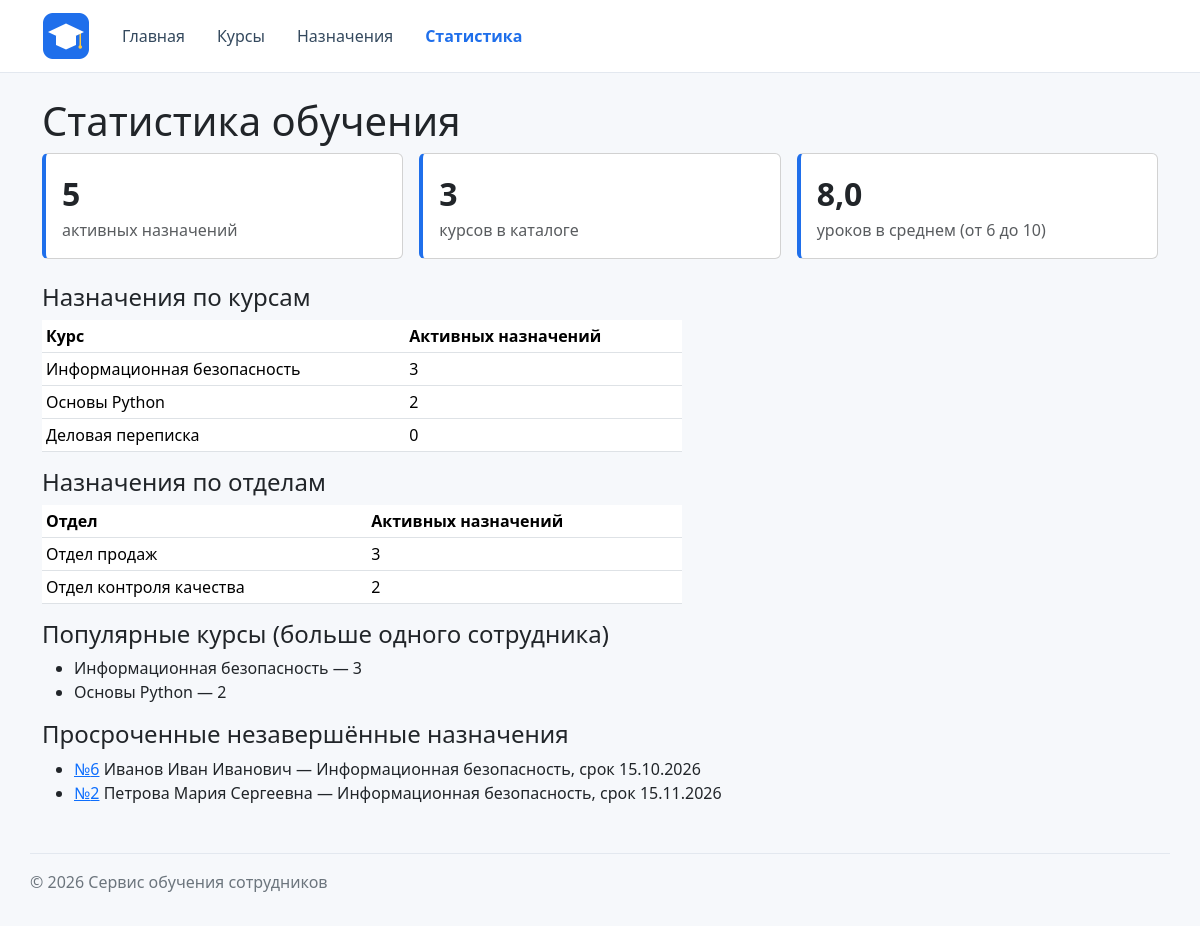
The page /enrollments/statistics/ on the database its author committed.
### enrollments/views.py (the view)
# urls.py: path("statistics/", views.statistics, name="statistics"),
def statistics(request):
    summary = fetch_one(
        """
        SELECT
            COUNT(*) AS courses_count,
            MIN(total_lessons) AS min_lessons,
            MAX(total_lessons) AS max_lessons,
            ROUND(AVG(total_lessons), 1) AS avg_lessons
        FROM courses
        """
    )
    active_count = fetch_one(
        """
        SELECT COUNT(*) AS active_count
        FROM enrollments
        WHERE is_cancelled = 0
        """
    )["active_count"]
    by_course = fetch_all(
        """
        SELECT
            courses.title AS course_title,
            COUNT(enrollments.id) AS enrollments_count
        FROM courses
        LEFT JOIN enrollments
            ON courses.id = enrollments.course_id
            AND enrollments.is_cancelled = 0
        GROUP BY courses.id, courses.title
        ORDER BY enrollments_count DESC, courses.title
        """
    )
    by_department = fetch_all(
        """
        SELECT
            employees.department,
            COUNT(enrollments.id) AS enrollments_count
        FROM enrollments
        JOIN employees ON enrollments.employee_id = employees.id
        WHERE enrollments.is_cancelled = 0
        GROUP BY employees.department
        ORDER BY enrollments_count DESC
        """
    )
    popular = fetch_all(
        """
        SELECT
            courses.title AS course_title,
            COUNT(enrollments.id) AS enrollments_count
        FROM courses
        JOIN enrollments ON courses.id = enrollments.course_id
        WHERE enrollments.is_cancelled = 0
        GROUP BY courses.id, courses.title
        HAVING COUNT(enrollments.id) > 1
        ORDER BY enrollments_count DESC
        """
    )
    overdue = fetch_all(
        """
        SELECT
            enrollments.id,
            employees.full_name AS employee_name,
            courses.title AS course_title,
            strftime('%d.%m.%Y', enrollments.deadline) AS deadline
        FROM enrollments
        JOIN courses ON enrollments.course_id = courses.id
        JOIN employees ON enrollments.employee_id = employees.id
        WHERE enrollments.is_cancelled = 0
          AND enrollments.deadline < date('now')
          AND enrollments.lessons_completed < courses.total_lessons
        ORDER BY enrollments.deadline
        """
    )
    context = {
        "summary": summary,
        "active_count": active_count,
        "by_course": by_course,
        "by_department": by_department,
        "popular": popular,
        "overdue": overdue,
    }
    return render(request, "enrollments/statistics.html", context)

### db/database.py (called while the page is built)
def get_connection(db_path=DB_PATH):
    conn = sqlite3.connect(db_path)
    conn.execute("PRAGMA foreign_keys = ON")
    return conn

def fetch_all(sql, params=(), db_path=DB_PATH):
    conn = get_connection(db_path)
    conn.row_factory = sqlite3.Row
    try:
        return conn.execute(sql, params).fetchall()
    finally:
        conn.close()

def fetch_one(sql, params=(), db_path=DB_PATH):
    conn = get_connection(db_path)
    conn.row_factory = sqlite3.Row
    try:
        return conn.execute(sql, params).fetchone()
    finally:
        conn.close()

### enrollments/templates/enrollments/statistics.html (shortened to what this page needs)
{% extends "base.html" %}
{% block content %}
    <h1>Статистика обучения</h1>
    <div class="row g-3 mb-4">
        <div class="col-sm-4">
            <div class="card stat-card"><div class="card-body">
                <div class="stat-value">{{ active_count }}</div>
                <div class="text-muted">активных назначений</div>
            </div></div>
        </div>
        <div class="col-sm-4">
            <div class="card stat-card"><div class="card-body">
                <div class="stat-value">{{ summary.courses_count }}</div>
                <div class="text-muted">курсов в каталоге</div>
            </div></div>
        </div>
        <div class="col-sm-4">
            <div class="card stat-card"><div class="card-body">
                <div class="stat-value">{{ summary.avg_lessons }}</div>
                <div class="text-muted">
                    уроков в среднем (от {{ summary.min_lessons }} до {{ summary.max_lessons }})
                </div>
            </div></div>
        </div>
    </div>
    <h2 class="h4">Назначения по курсам</h2>
    <table class="table table-sm stat-table">
        <thead><tr><th>Курс</th><th>Активных назначений</th></tr></thead>
        <tbody>
            {% for item in by_course %}
                <tr><td>{{ item.course_title }}</td><td>{{ item.enrollments_count }}</td></tr>
            {% empty %}
                <tr><td colspan="2">Данные отсутствуют.</td></tr>
            {% endfor %}
        </tbody>
    </table>
    <h2 class="h4">Назначения по отделам</h2>
    <table class="table table-sm stat-table">
        <thead><tr><th>Отдел</th><th>Активных назначений</th></tr></thead>
        <tbody>
            {% for item in by_department %}
                <tr><td>{{ item.department }}</td><td>{{ item.enrollments_count }}</td></tr>
            {% empty %}
                <tr><td colspan="2">Данные отсутствуют.</td></tr>
            {% endfor %}
        </tbody>
    </table>
    <h2 class="h4">Популярные курсы (больше одного сотрудника)</h2>
    <ul>
        {% for item in popular %}
            <li>{{ item.course_title }} — {{ item.enrollments_count }}</li>
        {% empty %}
            <li>Таких курсов пока нет.</li>
        {% endfor %}
    </ul>
    <h2 class="h4">Просроченные незавершённые назначения</h2>
    <ul>
        {% for item in overdue %}
            <li>
                <a href="{% url 'enrollments:detail' item.id %}">№{{ item.id }}</a>
                {{ item.employee_name }} — {{ item.course_title }}, срок {{ item.deadline }}
            </li>
        {% empty %}
            <li>Просроченных назначений нет.</li>
        {% endfor %}
    </ul>
{% endblock %}

### templates/base.html (shortened to what this page needs)
{% load static %}
<!DOCTYPE html>
<html lang="ru">
<head>
    <link
        rel="stylesheet"
        href="https://cdn.jsdelivr.net/npm/bootstrap@5.3.3/dist/css/bootstrap.min.css"
    >
    <link rel="stylesheet" href="{% static 'homepage/css/style.css' %}">
</head>
<body>
    <header class="site-header">
        <div class="container d-flex align-items-center gap-3">
            <a href="{% url 'homepage:index' %}">
                <img
                    src="{% static 'homepage/img/logo.png' %}"
                    alt="Сервис обучения сотрудников"
                    class="site-logo"
                >
            </a>
            {% include "includes/navigation.html" %}
        </div>
    </header>
    <main class="container site-main">
        {% block content %}
        {% endblock %}
    </main>
    <footer class="container site-footer">
        <p>
            © <span id="current-year"></span> Сервис обучения сотрудников
        </p>
    </footer>
</body>
</html>

### templates/includes/navigation.html
{% with section=request.resolver_match.namespace %}
    <nav class="nav site-nav">
        <a
            class="nav-link {% if section == 'homepage' %}active{% endif %}"
            href="{% url 'homepage:index' %}"
        >Главная</a>
        <a
            class="nav-link {% if section == 'courses' %}active{% endif %}"
            href="{% url 'courses:list' %}"
        >Курсы</a>
        <a
            class="nav-link {% if section == 'enrollments' and request.resolver_match.url_name != 'statistics' %}active{% endif %}"
            href="{% url 'enrollments:list' %}"
        >Назначения</a>
        <a
            class="nav-link {% if request.resolver_match.url_name == 'statistics' %}active{% endif %}"
            href="{% url 'enrollments:statistics' %}"
        >Статистика</a>
    </nav>
{% endwith %}

### homepage/static/homepage/css/style.css (style rules this page uses)
body { min-height: 100vh; display: flex; flex-direction: column; background-color: #f6f8fb; }
.site-header { padding: 0.75rem 0; margin-bottom: 1.5rem; background-color: #ffffff; border-bottom: 1px solid #e3e8ef; }
.site-logo { width: 48px; height: auto; }
.site-nav .nav-link { color: #34495e; }
.site-nav .nav-link.active { color: #1f6feb; font-weight: 600; }
.site-main { flex: 1; }
.site-footer { margin-top: 2rem; padding: 1rem 0; color: #6c757d; border-top: 1px solid #e3e8ef; }
.stat-card { border-left: 4px solid #1f6feb; }
.stat-value { font-size: 2rem; font-weight: 600; }
.stat-table { max-width: 640px; }

### rows shown on the page
courses: course_title "Информационная безопасность", enrollments_count "3", id "6", employee_name "Иванов Иван Иванович", deadline "15.10.2026"
courses: course_title "Основы Python", enrollments_count "2"
courses: course_title "Деловая переписка", enrollments_count "0"
employees: department "Отдел продаж", enrollments_count "3"
employees: department "Отдел контроля качества", enrollments_count "2"

### other values the page prints
{{ active_count }} "5"
{{ summary.courses_count }} "3"
{{ summary.avg_lessons }} "8,0"
{{ summary.min_lessons }} "6"
{{ summary.max_lessons }} "10"
{{ item.id }} "2"
{{ item.employee_name }} "Петрова Мария Сергеевна"
{{ item.course_title }} "Информационная безопасность"
{{ item.deadline }} "15.11.2026"
